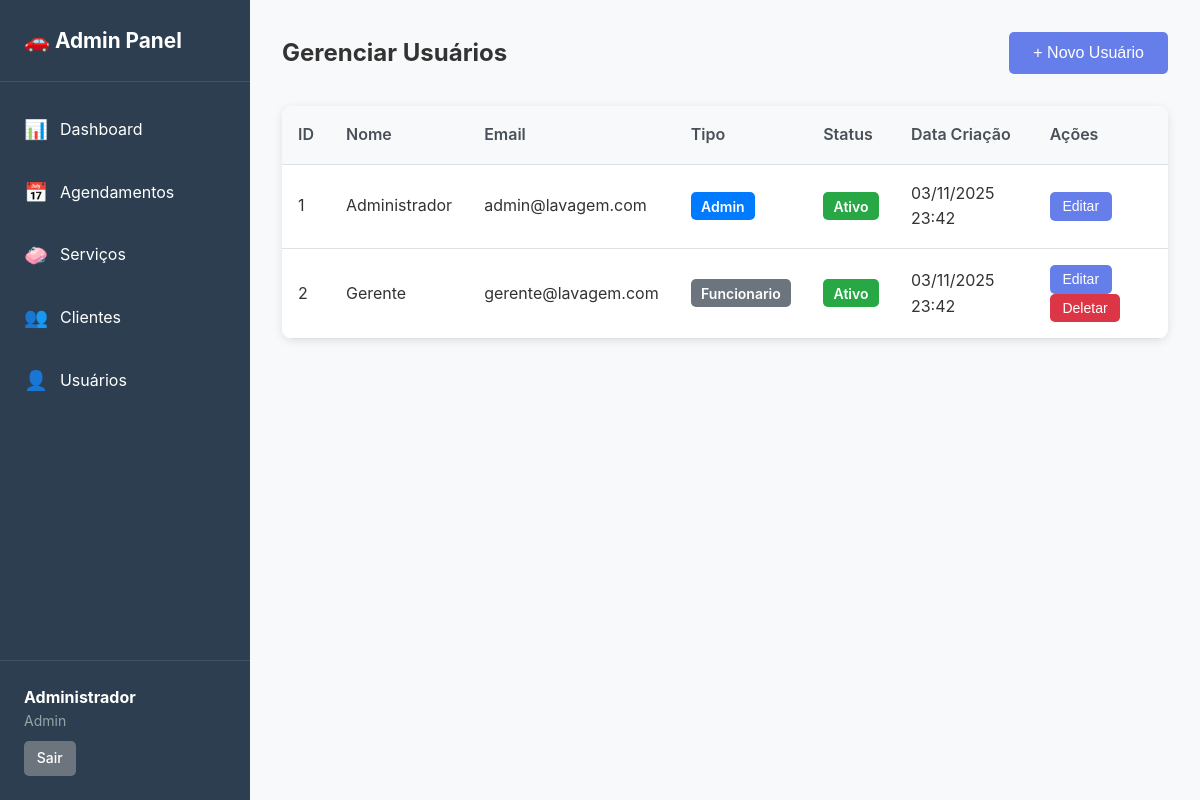
The page /public/admin/usuarios.php (signed in) on the database its author committed.
### tables this page shows
CREATE TABLE usuarios (
        id INT PRIMARY KEY AUTO_INCREMENT,
        nome VARCHAR(100) NOT NULL,
        email VARCHAR(100) UNIQUE NOT NULL,
        senha VARCHAR(255) NOT NULL,
        tipo ENUM('admin', 'funcionario') DEFAULT 'funcionario',
        ativo TINYINT(1) DEFAULT 1,
        data_criacao TIMESTAMP DEFAULT CURRENT_TIMESTAMP,
        data_atualizacao TIMESTAMP DEFAULT CURRENT_TIMESTAMP ON UPDATE CURRENT_TIMESTAMP,
        INDEX idx_email (email),
        INDEX idx_tipo (tipo)
    );

### app/models/Usuario.php (called while the page is built, shortened)
<?php
class Usuario {
    private $conn;
    private $table_name = "usuarios";
    public function __construct($db = null) {
        if ($db) {
            $this->conn = $db;
        } else {
            $database = new Database();
            $this->conn = $database->getConnection();
        }
    }
    public function readAll() {
        $query = "SELECT * FROM " . $this->table_name . " ORDER BY nome ASC";
        $stmt = $this->conn->prepare($query);
        $stmt->execute();
        return $stmt;
    }
}
?>

### config/config.php (called while the page is built, shortened)
<?php
function formatarDataHora($data) {
    return date('d/m/Y H:i', strtotime($data));
}
?>

### public/admin/usuarios.php (the view, shortened to what this page needs)
<?php
require_once __DIR__ . '/../../config/config.php';
require_once __DIR__ . '/../../app/models/Usuario.php';
$database = new Database();
$db = $database->getConnection();
$usuario_model = new Usuario($db);
$stmt = $usuario_model->readAll();
$usuarios = $stmt->fetchAll(PDO::FETCH_ASSOC);
include __DIR__ . '/../../app/views/admin/header_admin.php';
?>
<div class="admin-content">
    <div class="admin-header">
        <h2>Gerenciar Usuários</h2>
        <button onclick="abrirModal('modalCriar')" class="btn btn-primary">+ Novo Usuário</button>
    </div>
    <div class="admin-table-container">
        <table class="admin-table">
            <thead>
                <tr>
                    <th>ID</th>
                    <th>Nome</th>
                    <th>Email</th>
                    <th>Tipo</th>
                    <th>Status</th>
                    <th>Data Criação</th>
                    <th>Ações</th>
                </tr>
            </thead>
            <tbody>
                <?php foreach ($usuarios as $usuario): ?>
                <tr>
                    <td><?php echo $usuario['id']; ?></td>
                    <td><?php echo htmlspecialchars($usuario['nome']); ?></td>
                    <td><?php echo htmlspecialchars($usuario['email']); ?></td>
                    <td>
                        <span class="badge <?php echo $usuario['tipo'] == 'admin' ? 'badge-primary' : 'badge-secondary'; ?>">
                            <?php echo ucfirst($usuario['tipo']); ?>
                        </span>
                    </td>
                    <td>
                        <span class="badge <?php echo $usuario['ativo'] ? 'badge-success' : 'badge-danger'; ?>">
                            <?php echo $usuario['ativo'] ? 'Ativo' : 'Inativo'; ?>
                        </span>
                    </td>
                    <td><?php echo formatarDataHora($usuario['data_criacao']); ?></td>
                    <td>
                        <button onclick='editarUsuario(<?php echo json_encode($usuario); ?>)' class="btn btn-sm">Editar</button>
                        <?php if ($usuario['id'] != $_SESSION['admin_id']): ?>
                        <button onclick="deletarUsuario(<?php echo $usuario['id']; ?>)" class="btn btn-sm btn-danger">Deletar</button>
                        <?php endif; ?>
                    </td>
                </tr>
                <?php endforeach; ?>
            </tbody>
        </table>
    </div>
</div>
<?php include __DIR__ . '/../../app/views/admin/footer_admin.php'; ?>

### public/css/style.css (style rules this page uses)
* { margin: 0; padding: 0; box-sizing: border-box; }
body { font-family: -apple-system, BlinkMacSystemFont, 'Segoe UI', Roboto, 'Helvetica Neue', Arial, sans-serif; line-height: 1.6; color: #333; background-color: #f5f5f5; }
.btn { display: inline-block; padding: 0.75rem 1.5rem; background: #667eea; color: white; text-decoration: none; border-radius: 5px; border: none; cursor: pointer; font-size: 1rem; font-weight: 500; transition: all 0.3s; }
.btn-primary { background: #667eea; }
.btn-danger { background: #dc3545; }
.btn-sm { padding: 0.4rem 0.8rem; font-size: 0.875rem; }
.admin-body { background: #f8f9fa; }
.admin-content { max-width: 1400px; }
.admin-header { display: flex; justify-content: space-between; align-items: center; margin-bottom: 2rem; }
.admin-table-container { background: white; border-radius: 10px; box-shadow: 0 2px 10px rgba(0,0,0,0.1); overflow-x: auto; }
.admin-table { width: 100%; border-collapse: collapse; }
.admin-table thead { background: #f8f9fa; }
.admin-table th, .admin-table td { padding: 1rem; text-align: left; border-bottom: 1px solid #dee2e6; }
.admin-table th { font-weight: 600; color: #495057; }
.badge { padding: 0.35rem 0.65rem; border-radius: 5px; font-size: 0.875rem; font-weight: 600; }
.badge-primary { background: #007bff; color: white; }
.badge-secondary { background: #6c757d; color: white; }
.badge-success { background: #28a745; color: white; }

### rows shown on the page
usuarios: id "1", nome "Administrador", email "admin@lavagem.com", tipo "Admin", ativo "Ativo", data_criacao "03/11/2025 23:42"
usuarios: id "2", nome "Gerente", email "gerente@lavagem.com", tipo "Funcionario", ativo "Ativo", data_criacao "03/11/2025 23:42"

### other values the page prints
$_SESSION['admin_nome'] "Administrador"
$_SESSION['admin_tipo'] "Admin"
